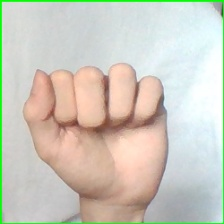
#> input picture data/raw/fist/fist_hung_00006.jpg, 224 x 224 px
$ python -i realtime_demo.py   (imports and definitions only)
#> lines starting #> are read from the running program, lines starting #| are printed output that depends on the picture; after the words box and inside, x2 and y2 are one past the last pixel; in counts of white or black regions, pixels touching at a corner belong together
#> further down, picture is the input picture: shape (224, 224, 3); mean B, G, R 190.7, 202.9, 205.8
import cv2
import numpy as np
import joblib
from pathlib import Path
from skimage.feature import hog
from collections import Counter

# =========================
# CONFIG
# =========================
IMG_SIZE = (224, 224)
LOWER = np.array([0, 30, 60])
UPPER = np.array([25, 180, 255])

# HOG config
HOG_ORIENTATIONS = 9
HOG_PIXELS_PER_CELL = (8, 8)
HOG_CELLS_PER_BLOCK = (2, 2)

MODEL_DIR = Path("models")
CLASS_NAMES = ["fist", "two", "palm"]

# =========================
# LOAD MODELS (1 LẦN DUY NHẤT)
# =========================
gray_model = None
mask_model = None
hung_model = None
rf_model = None

# [13 lines not run here, left out]
# =========================
# FALLBACK
# =========================
class Dummy:
    def predict(self, x):
        return [0]

# [15 lines not run here, left out]

# =========================
# PREPROCESS
# =========================
# [29 lines left out: functions preprocess, extract_hog, not called in this run]

def extract_hu_moments(img):
    if len(img.shape) == 3:
        gray = cv2.cvtColor(img, cv2.COLOR_BGR2GRAY)
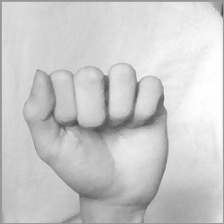
#> gray: shape (224, 224); min 72, max 255, mean 202.4
    else:
        gray = img

    _, thresh = cv2.threshold(gray, 127, 255, cv2.THRESH_BINARY)
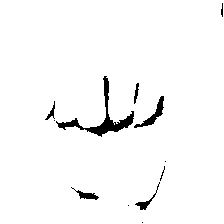
#> thresh: shape (224, 224); 97.3% white; 12 black regions (5 under 20 px), largest, box (x1, y1, x2, y2) and area: (56, 76, 134, 137) 747, (134, 96, 164, 128) 234, (71, 187, 99, 200) 117
    contours, _ = cv2.findContours(thresh, cv2.RETR_EXTERNAL, cv2.CHAIN_APPROX_SIMPLE)
#> contours = [[[0, 0], [0, 223], [223, 223], [223, 0]]]

    if len(contours) == 0:
        return np.zeros(7)

    c = max(contours, key=cv2.contourArea)
#> c = [[0, 0], [0, 223], [223, 223], [223, 0]]
    moments = cv2.moments(c)
#> moments = moments, m00 49729, centre m10/m00, m01/m00 = (111.5, 111.5)
    hu = cv2.HuMoments(moments).flatten()
#> hu = [0.167, 9.29e-33, 2.39e-33, 7.75e-33, -3.34e-65, 7.47e-49, 0]

    for i in range(7):
        if hu[i] != 0:
            hu[i] = -np.sign(hu[i]) * np.log10(abs(hu[i]))
#> after the loop, hu = [0.778, 32.03, 32.62, 32.11, -64.48, 48.13, 0]

    return hu

# =========================
# PREDICT
# =========================
# [23 lines left out: functions predict_hog, predict_hung, predict_rf, not called in this run]
# =========================
# MAIN
# =========================
# [51 lines not run here, left out]

>>> import cv2
>>> picture = cv2.imread('data/raw/fist/fist_hung_00006.jpg')
>>> result = extract_hu_moments(picture)
#> result = [0.778, 32.03, 32.62, 32.11, -64.48, 48.13, 0]

$ run again, on data/raw/fist/fist_hung_00029.jpg
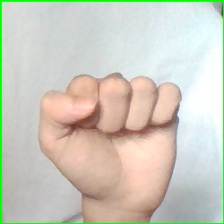
#> input picture data/raw/fist/fist_hung_00029.jpg, 224 x 224 px
#> picture is the input picture: shape (224, 224, 3); mean B, G, R 191.8, 204, 206.2
#> in extract_hu_moments, `gray = cv2.cvtColor(img, cv2.COLOR_BGR2GRAY)`:
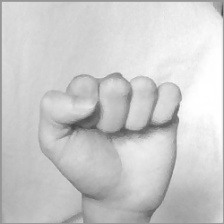
#> gray: shape (224, 224); min 70, max 255, mean 203.3
#> in extract_hu_moments, `_, thresh = cv2.threshold(gray, 127, 255, cv2.THRESH_BINARY)`:
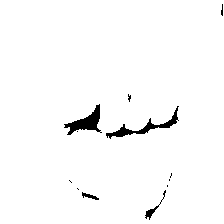
#> thresh: shape (224, 224); 97.9% white; 12 black regions (8 under 20 px), largest, box (x1, y1, x2, y2) and area: (64, 104, 102, 135) 449, (106, 106, 179, 139) 430, (145, 190, 166, 220) 91, (82, 192, 99, 200) 57
#> contours = [[[0, 0], [0, 223], [223, 223], [223, 0]]]
#> c = [[0, 0], [0, 223], [223, 223], [223, 0]]
#> moments = moments, m00 49729, centre m10/m00, m01/m00 = (111.5, 111.5)
#> in extract_hu_moments, `hu = cv2.HuMoments(moments).flatten()`: hu = [0.167, 9.29e-33, 2.39e-33, 7.75e-33, -3.34e-65, 7.47e-49, 0]
#> after the loop in extract_hu_moments, `for i in range(7):`: hu = [0.778, 32.03, 32.62, 32.11, -64.48, 48.13, 0]

$ run again, on data/raw/fist/fist_hung_00039.jpg
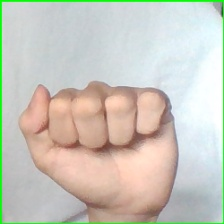
#> input picture data/raw/fist/fist_hung_00039.jpg, 224 x 224 px
#> picture is the input picture: shape (224, 224, 3); mean B, G, R 189.8, 200.2, 202.8
#> in extract_hu_moments, `gray = cv2.cvtColor(img, cv2.COLOR_BGR2GRAY)`:
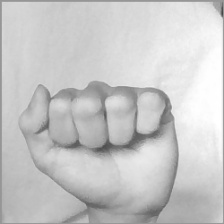
#> gray: shape (224, 224); min 67, max 255, mean 199.8
#> in extract_hu_moments, `_, thresh = cv2.threshold(gray, 127, 255, cv2.THRESH_BINARY)`:
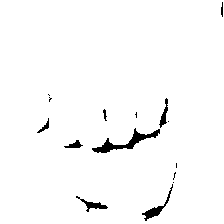
#> thresh: shape (224, 224); 97.8% white; 15 black regions (7 under 20 px), largest, box (x1, y1, x2, y2) and area: (92, 128, 160, 153) 444, (142, 184, 173, 221) 196, (76, 196, 108, 212) 142
#> contours = [[[0, 0], [0, 223], [223, 223], [223, 0]]]
#> c = [[0, 0], [0, 223], [223, 223], [223, 0]]
#> moments = moments, m00 49729, centre m10/m00, m01/m00 = (111.5, 111.5)
#> in extract_hu_moments, `hu = cv2.HuMoments(moments).flatten()`: hu = [0.167, 9.29e-33, 2.39e-33, 7.75e-33, -3.34e-65, 7.47e-49, 0]
#> after the loop in extract_hu_moments, `for i in range(7):`: hu = [0.778, 32.03, 32.62, 32.11, -64.48, 48.13, 0]

$ run again, on data/raw/fist/fist_hung_00055.jpg
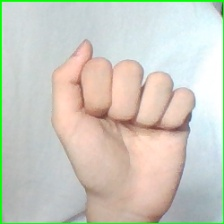
#> input picture data/raw/fist/fist_hung_00055.jpg, 224 x 224 px
#> picture is the input picture: shape (224, 224, 3); mean B, G, R 193.1, 204, 204.8
#> in extract_hu_moments, `gray = cv2.cvtColor(img, cv2.COLOR_BGR2GRAY)`:
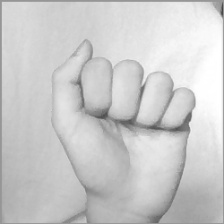
#> gray: shape (224, 224); min 63, max 255, mean 203
#> in extract_hu_moments, `_, thresh = cv2.threshold(gray, 127, 255, cv2.THRESH_BINARY)`:
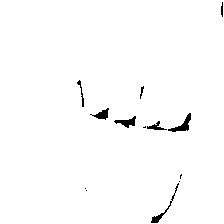
#> thresh: shape (224, 224); 98.7% white; 13 black regions (5 under 20 px), largest, box (x1, y1, x2, y2) and area: (168, 113, 191, 132) 150, (114, 116, 136, 128) 118, (151, 183, 179, 223) 118
#> contours = [[[0, 0], [0, 223], [223, 223], [223, 0]]]
#> c = [[0, 0], [0, 223], [223, 223], [223, 0]]
#> moments = moments, m00 49729, centre m10/m00, m01/m00 = (111.5, 111.5)
#> in extract_hu_moments, `hu = cv2.HuMoments(moments).flatten()`: hu = [0.167, 9.29e-33, 2.39e-33, 7.75e-33, -3.34e-65, 7.47e-49, 0]
#> after the loop in extract_hu_moments, `for i in range(7):`: hu = [0.778, 32.03, 32.62, 32.11, -64.48, 48.13, 0]
